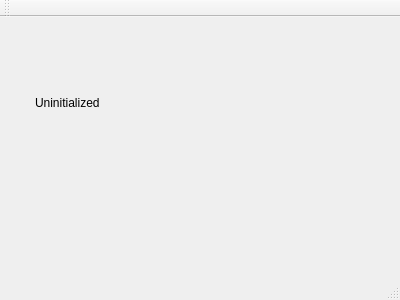
<?xml version="1.0" encoding="UTF-8"?>
<ui version="4.0">
 <class>MainWindow</class>
 <widget class="QMainWindow" name="MainWindow">
  <property name="geometry">
   <rect>
    <x>0</x>
    <y>0</y>
    <width>400</width>
    <height>300</height>
   </rect>
  </property>
  <property name="windowTitle">
   <string>MainWindow</string>
  </property>
  <widget class="QWidget" name="centralWidget">
   <widget class="QLabel" name="lblStatus">
    <property name="geometry">
     <rect>
      <x>35</x>
      <y>60</y>
      <width>191</width>
      <height>51</height>
     </rect>
    </property>
    <property name="text">
     <string>Uninitialized</string>
    </property>
   </widget>
  </widget>
  <widget class="QMenuBar" name="menuBar">
   <property name="geometry">
    <rect>
     <x>0</x>
     <y>0</y>
     <width>400</width>
     <height>20</height>
    </rect>
   </property>
  </widget>
  <widget class="QToolBar" name="mainToolBar">
   <attribute name="toolBarArea">
    <enum>TopToolBarArea</enum>
   </attribute>
   <attribute name="toolBarBreak">
    <bool>false</bool>
   </attribute>
  </widget>
  <widget class="QStatusBar" name="statusBar"/>
 </widget>
 <layoutdefault spacing="6" margin="11"/>
 <resources/>
 <connections/>
</ui>
